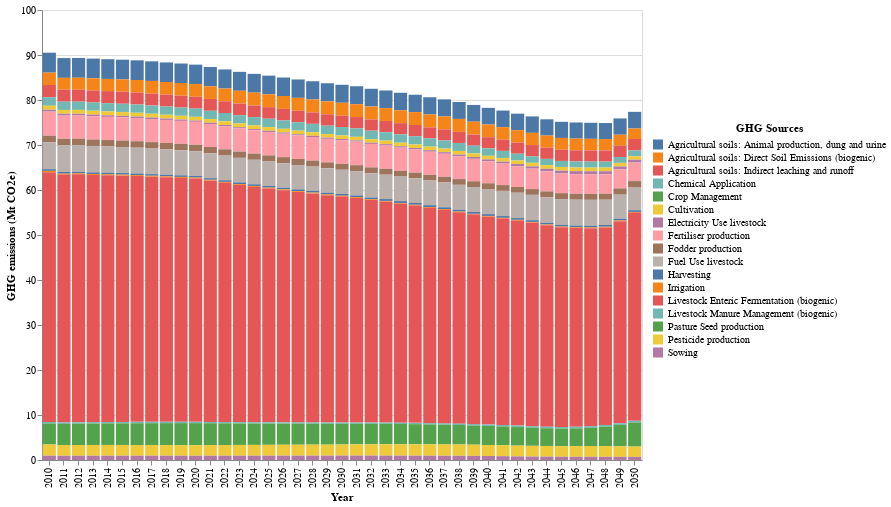

The notebook cell this image was saved under:
### Markdown cell above
### Emission by CO2 sources

### Code cell
# HIDE CODE
# get the df and plot
GHG_sources_df,GHG_sources_plot = ag_lucc_GHG.plot_GHG_sources()
GHG_sources_plot

### Figure 1 — Vega-Lite specification as saved in the notebook (floating-point values rounded to 4 significant figures; data arrays with more than 128 entries replaced by an {"elided": "..."} marker saying what was removed)
{"config": {"view": {"continuousWidth": 300, "continuousHeight": 300}, "legend": {"labelLimit": 0}}, "layer": [{"mark": {"type": "bar"}, "encoding": {"color": {"field": "Sources", "legend": {"direction": "vertical", "legendX": 610, "legendY": 112.5, "orient": "none", "title": "GHG Sources", "titleAnchor": "middle"}, "type": "nominal"}, "tooltip": [{"field": "Sources", "title": "GHG Sources", "type": "nominal"}, {"field": "Quantity (Mt CO2e)", "title": "GHG emissions (Mt CO2e)", "type": "quantitative"}], "x": {"axis": {"labelAngle": -90, "title": "Year"}, "field": "Year", "type": "ordinal"}, "y": {"field": "Quantity (Mt CO2e)", "scale": {"reverse": false}, "title": "GHG emissions (Mt CO2e)", "type": "quantitative"}}}], "data": {"name": "data-bdfa253b624b2bd24d543bc22dc06781"}, "height": 450, "width": 600, "$schema": "https://vega.github.io/schema/vega-lite/v5.15.1.json", "datasets": {"data-bdfa253b624b2bd24d543bc22dc06781": {"elided": "697 records"}}}
